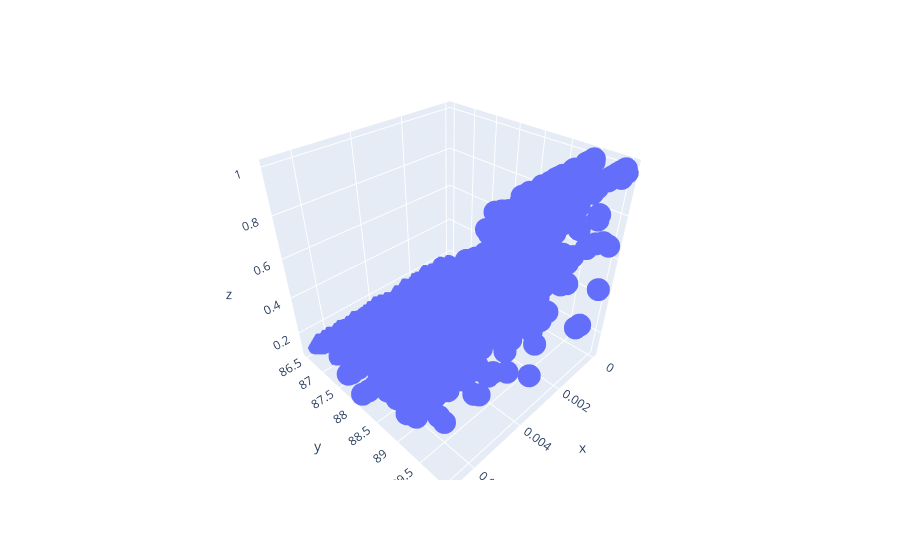

Notebook source saved alongside this figure:
### Code cell
true_angles = df['Pitch angle [degrees]'].values

fig, ax1 = plt.subplots(1, 3, figsize=(24, 8))


ax1[0].hist(efficiencies10, bins=8)
ax1[0].set_xlabel('Efficiency at 10% FPR')
ax1[0].set_ylabel('Frequency')
ax1[0].set_title('Efficiency at 10% FPR distribution')
ax1[0].grid(True)

ax1[1].hist(efficiencies5, bins=8)
ax1[1].set_xlabel('Efficiency at 5% FPR')
ax1[1].set_ylabel('Frequency')
ax1[1].set_title('Efficiency at 5% FPR distribution')
ax1[1].grid(True)

ax1[2].hist(efficiencies1, bins=8)
ax1[2].set_xlabel('Efficiency at 1% FPR')
ax1[2].set_ylabel('Frequency')
ax1[2].set_title('Efficiency at 1% FPR distribution')
ax1[2].grid(True)

# create labels for a legend 

ax1[0].legend(labels)
ax1[1].legend(labels)
ax1[2].legend(labels)

plt.tight_layout()

plt.savefig('../figures/harmonic_efficiencies.png')

plt.show()

# Replicate the above plot but let us plot the radii and pitch angle on a 3d plot and the efficiency will be a Z value or a colour map

fig = plt.figure(figsize=(16, 8))
ax = fig.add_subplot(111, projection='3d')

for i in range(len(radii_magnitude_container)):
    ax.scatter(radii_magnitude_container[i], angles[i], efficiencies10[i], label=labels[i])

ax.set_xlabel('Radii')
ax.set_ylabel('Pitch angle')
ax.set_zlabel('Efficiency at 10% FPR')

plt.legend()
plt.show()

### Replicate the above plot but do it with plotly so it is interactive

import plotly.express as px

fig = px.scatter_3d(x=np.reshape(radii_magnitude_container, -1), y=true_angles, z=np.reshape(efficiencies10,-1))

fig.write_html("../figures/plot.html")
fig.show()




# # Let us plot the same data but with a colour map on a 2d plot

# fig, ax = plt.subplots(1, 1, figsize=(16, 8))

# for i in range(len(radii_magnitude_container)):
#     sc = ax.scatter(radii_magnitude_container[i], [angles[i]]*len(radii_magnitude_container[i]), c=efficiencies10[i], label=labels[i])

# plt.colorbar(sc)
# plt.show()

### Figure 1 — Plotly figure (JSON) as saved in the notebook; plotly's stock layout.template omitted (floating-point values rounded to 4 significant figures; data arrays with more than 128 entries replaced by an {"elided": "..."} marker saying what was removed)
{"data": [{"hovertemplate": "x=%{x}<br>y=%{y}<br>z=%{z}<extra></extra>", "legendgroup": "", "marker": {"color": "#636efa", "symbol": "circle"}, "mode": "markers", "name": "", "scene": "scene", "showlegend": false, "type": "scatter3d", "x": {"elided": "800 float values"}, "y": {"elided": "800 float values"}, "z": {"elided": "800 float values"}}], "layout": {"legend": {"tracegroupgap": 0}, "margin": {"t": 60}, "scene": {"domain": {"x": [0, 1], "y": [0, 1]}, "xaxis": {"title": {"text": "x"}}, "yaxis": {"title": {"text": "y"}}, "zaxis": {"title": {"text": "z"}}}}}
